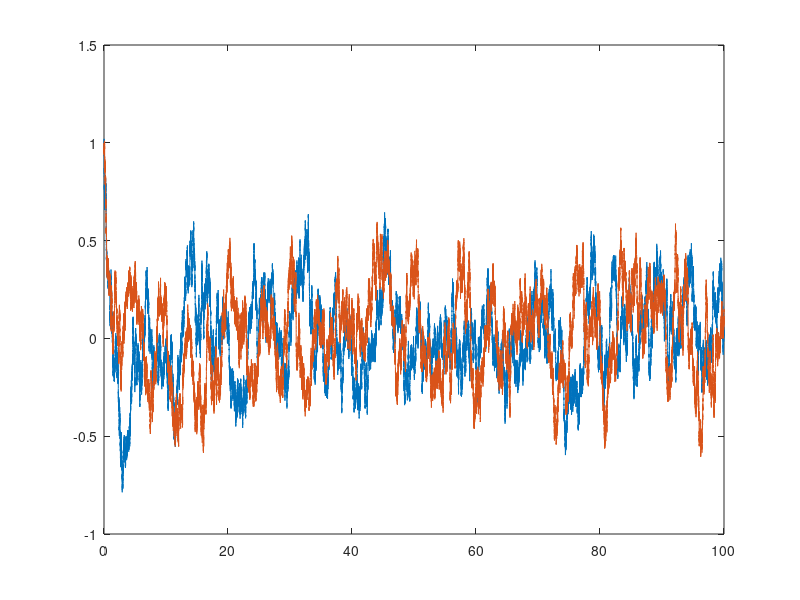

MATLAB code for this plot: (Note: this script raises an error after producing the figure.)
% author:              Jantine Broek
% collaborator:     Yashar Ahmadian
% goal:                 recreate E-I 2D model of Hennequin add noise and so simulate data of Kohn&Cohen. 
%                          We focused on analysing how the intrinsic dynamics of the network shaped external noise
%                          to give rise to stimulus dependent patterns of response variability.
% model:              stabilized supralinear network model with OU process
%                          (noise added per dt)
%% 
clear
clc

%% Paths
dir_base = '/Users/jantinebroek/Documents/03_projects/02_SSN/ssn_nc_attention';

dir_work = '/matlab';
dir_data = '/data';
dir_fig = '/figures';

cd(fullfile(dir_base, dir_work));

%% OUP for noise
% with Wiener increments and ``scaled-time transformed'' Wiener process
% This is a Forcing term for the dynamical model

th = 1;
mu = 0;                                 % mu to 0 as it needs to decay to 0
sig = 0.3;
dt = 1e-3;
t = 0:dt:100;                             % Time vector
x0 = 1;                                 % Set initial condition (not 0, otherwise you don't see it decaying to 0)
rng(1);                                  % Set random seed

% create two processes: one for E population and one for I population
W = zeros(2,length(t));        % Allocate integrated W vector

for ii = 1:length(t)-1
    W(:,ii+1) = W(:,ii)+sqrt(exp(2*th*t(:,ii+1))-exp(2*th*t(:,ii)))*randn(2,1);
end

ex = exp(-th*t);
x = x0*ex+mu*(1-ex)+sig*ex.*W/sqrt(2*th);

f1 = figure;
plot(t,x);

%% Euler method forward method + noise W

% Vm for neuron E and I
u_0 = [-60; -80]; %-80 for E, 60 for I
%tend = 1;

h = [0; 0];

% Euler loop
u = zeros(2,length(W));
u(:,1) = u_0;
for ii = 1: length(W)-1
    
      % Take the Euler step + x(i) which is the noise
%       u(:,ii+1) = u(:,ii) + functions.ssn_rate_ode(t, (u(:,ii) + x(:,ii)), h)*dt;
        u(:,ii+1) = u(:,ii) + functions.ssn_rate_ode(t, (u(:,ii) + x(:,ii)))*dt;
      
end

f2 = figure;
plot(t, u)


%% Getting mean and stds
h_range = (0:2.5:20);
%h_range = 1;
stds_range = zeros(2, length(h_range));
mean_range = zeros(2, length(h_range));
for n = 1:length(h_range)
    
    % update input
    h_factor = h_range(n);
    disp(h_factor)
    h = ones(2,1) * h_factor;
    
    %get time vector
%     count = (1:1:length(u));
%     t = [count; u]';
 
    %Generate noise vector
    for ii = 1:length(t)-1
        W(:,ii+1) = W(:,ii)+sqrt(exp(2*th*t(:,ii+1))-exp(2*th*t(:,ii)))*randn(2,1);
    end

    %Integrate neural system with noise forcing
    for ii = 1: length(W)-1  
      % Take the Euler step + x(i) which is the noise
%       u(:,ii+1) = u(:,ii) + functions.ssn_rate_ode(t, (u(:,ii) + x(:,ii)), h)*dt;
      u(:,ii+1) = u(:,ii) + functions.ssn_rate_ode(t, (u(:,ii) + x(:,ii)))*dt;
    end
    
     % Get mean and std
    mean_range(:,n) = mean(u, 2);
    stds_range(:,n)= std(u,0,2);
    
      
end

f3 = figure;
plot(t, u)

plot(h_range, mean_range)
plot(h_range, stds_range)


%% Sanity check
% look how this works for variaous tau > when tau is really small and big

%% Export/Save
outfile = 'SSN_noise_';
       
suffix_fig_f1 = 'OUP_noise';
suffix_fig_f2 = 'euler_with_OUnoise';
suffix_fig_f3 = 'mean_std';
suffix_data = '';       

out_mat = [outfile, suffix_data, '.mat'];
out_fig_f1_png = [outfile, suffix_fig_f1, '.png'];
out_fig_f2_png = [outfile, suffix_fig_f2, '.png'];
out_fig_f3_png = [outfile, suffix_fig_f3, '.png'];

outpath_data = fullfile(dir_base, dir_data, out_mat);
outpath_fig_f1_png = fullfile(dir_base, dir_fig, out_fig_f1_png);
outpath_fig_f2_png = fullfile(dir_base, dir_fig, out_fig_f2_png);
outpath_fig_f3_png = fullfile(dir_base, dir_fig, out_fig_f3_png);

% figures
saveas(f1, outpath_fig_f1_png,'png')
saveas(f2, outpath_fig_f2_png,'png')
saveas(f3, outpath_fig_f3_png,'png')
